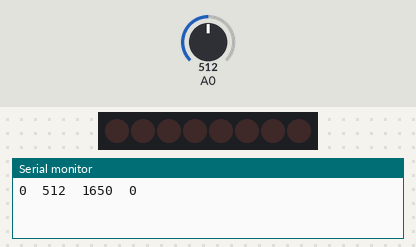
This sketch was run on a simulated ESP8266 (NodeMCU). Parts: 8 shift-register outputs drawn as a row of LEDs (first output left, lit = HIGH), the last lines printed to the serial monitor. Wiring (inferred from the names in the program): shift register (74HC595): data D5; shift clock D7; latch D6. Wiring (inferred from the signals the program sends): row of LEDs: on Q0, Q1, Q2, Q3, Q4, Q5, Q6, Q7. Inputs (shaded band) come from the test bench; at power-on: A0 = 512.

Above: at 0.1 s.
At 0.5 s:
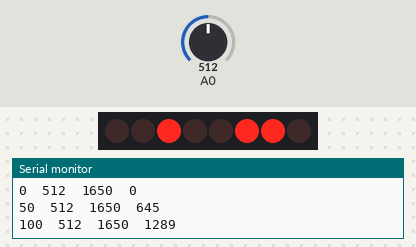
At 0.9 s:
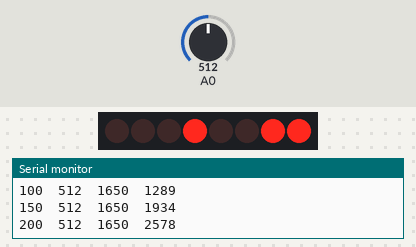
At 1.1 s:
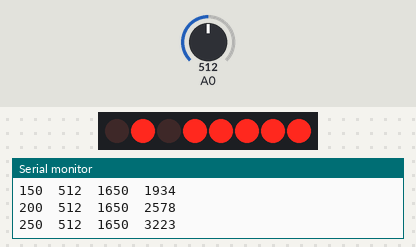
At 1.9 s:
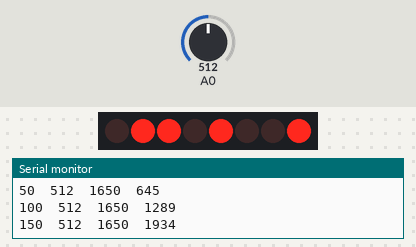
At 2.7 s:
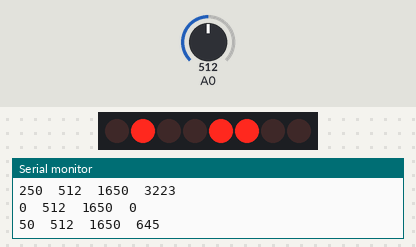
Timing chart, 0 to 3.0 s (numbered marks = the images above):
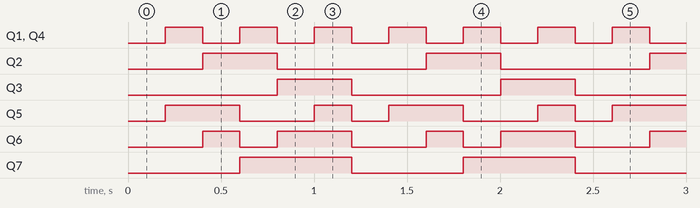

Measured:
- by itself, Q1, Q4: alternates HIGH for 0.20 s and LOW for 0.20 s
- by itself, Q2, Q3: alternates HIGH for 0.40 s and LOW for 0.80 s
- by itself, Q5: repeats every 1.2 s: LOW 0.40 s, HIGH 0.20 s, LOW 0.20 s, HIGH 0.40 s
- by itself, Q6: repeats every 1.2 s: LOW 0.20 s, HIGH 0.40 s, LOW 0.40 s, HIGH 0.20 s
- by itself, Q7: alternates HIGH for 0.60 s and LOW for 0.60 s

The sketch:

Listing16-2.ino
```cpp
/*******************************************************************************
 * Sketch name: R-2R digital to analog converter
 * Description: R-2R resistor ladder 8-bit DAC
 * Created on:  October 2020
 * Author:      Neil Cameron
 * Book:        Electronics Projects with the ESP8266 and ESP32
 * Chapter :    16 - Signal generation
 ******************************************************************************/

int dataPin = D5;            // shift register data
int latchPin = D6;          // latch and clock pins
int clockPin = D7;
int Vin;              // voltage on analog pin
float voltage, predict;         // voltage divider effect and
float voltDivid = 1000.0*(10+220+100)/100;  // adjustment to mV

void setup()
{
  Serial.begin(115200);         // define Serial Monitor baud rate
  pinMode(dataPin, OUTPUT);       // shift register pins as output
  pinMode(latchPin, OUTPUT);
  pinMode(clockPin, OUTPUT);
}

void loop()             // nothing in loop function
{
  for (int i=0; i<256; i=i+50)      // incremental increases
  {
    digitalWrite(latchPin, LOW);      // start loading shift register
    shiftOut(dataPin, clockPin, MSBFIRST, i); // load 8-bit number
    digitalWrite(latchPin, HIGH);     // end loading shift register
    Vin = analogRead(A0);       // read R-2R ladder voltage
    voltage = Vin * voltDivid / 1024.0;   // scaled R-2R ladder voltage
    predict = i * 3300.0 / 256;     // predicted output voltage
    Serial.print(i);Serial.print("\t");
    Serial.print(Vin);Serial.print("\t");   // display results
    Serial.print(voltage,0);Serial.print("\t");
    Serial.println(predict,0);
    delay(200);
  }
}
```
